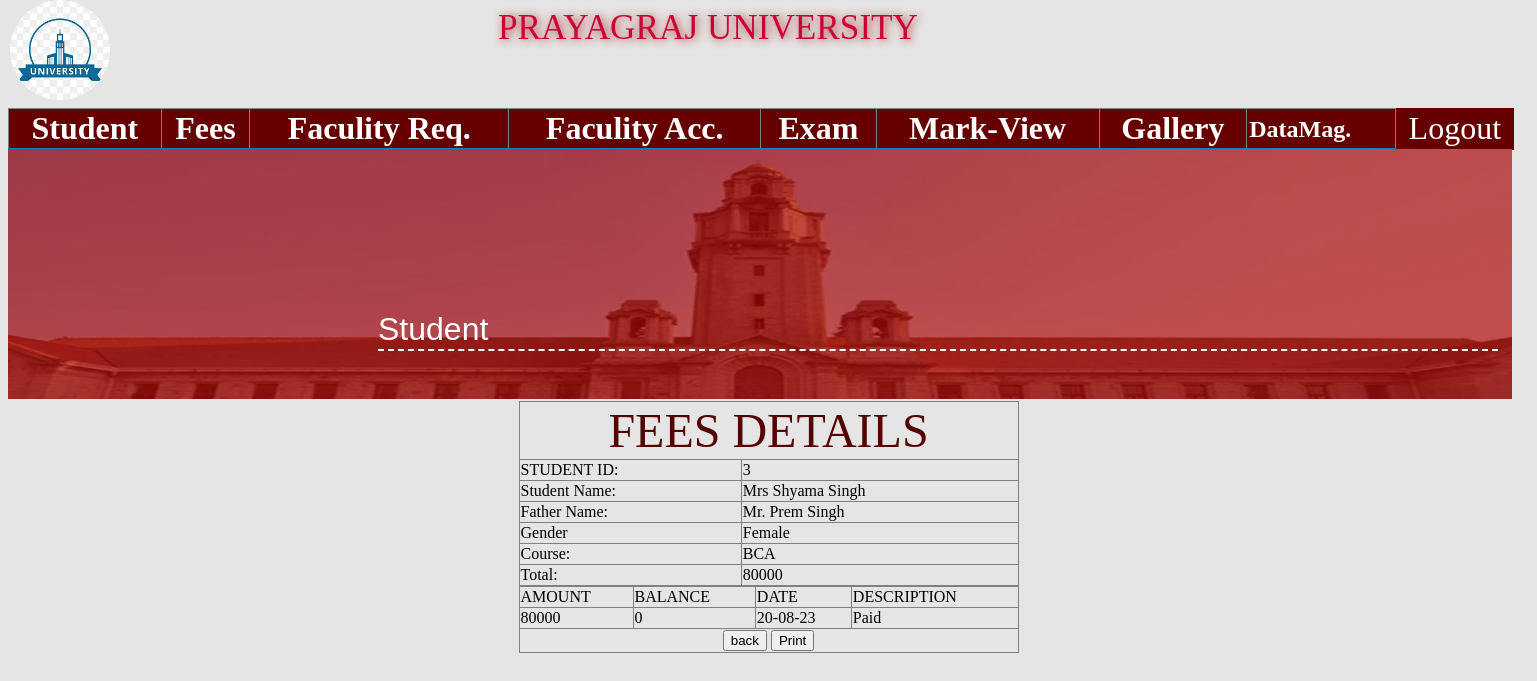
Page /_admin/fees_view.php?st_id=3 on the committed database.
### tables this page shows
CREATE TABLE IF NOT EXISTS `student` (
  `st_id` int(255) NOT NULL auto_increment,
  `st_name` varchar(255) NOT NULL,
  `st_father` varchar(255) NOT NULL,
  `st_phone` varchar(255) NOT NULL,
  `st_email` varchar(255) NOT NULL,
  `st_gender` varchar(255) NOT NULL,
  `st_qualification` varchar(255) NOT NULL,
  `st_dob` varchar(255) NOT NULL,
  `st_doa` varchar(255) NOT NULL,
  `st_course` varchar(255) NOT NULL,
  `st_category` varchar(255) NOT NULL,
  `st_country` varchar(255) NOT NULL,
  `st_state` varchar(255) NOT NULL,
  `st_pincode` varchar(255) NOT NULL,
  `st_image` varchar(255) NOT NULL,
  `st_address1` varchar(255) NOT NULL,
  `st_address2` varchar(255) NOT NULL,
  PRIMARY KEY  (`st_id`)
);

CREATE TABLE IF NOT EXISTS `course` (
  `course_id` int(20) NOT NULL auto_increment,
  `course_name` varchar(255) NOT NULL,
  `course_fees` varchar(255) NOT NULL,
  `course_Dur` varchar(255) NOT NULL,
  `course_eligble` varchar(255) NOT NULL,
  PRIMARY KEY  (`course_id`)
);

CREATE TABLE IF NOT EXISTS `fees` (
  `fees_id` int(255) NOT NULL auto_increment,
  `fees_st_id` int(255) NOT NULL,
  `fees_st_course` varchar(255) NOT NULL,
  `fees_total` varchar(255) NOT NULL,
  `fees_amount` varchar(255) NOT NULL,
  `fees_balance` varchar(255) NOT NULL,
  `fees_date` varchar(255) NOT NULL,
  `fees_desc` varchar(255) NOT NULL,
  PRIMARY KEY  (`fees_id`)
);

### _admin/includes/functions.php (called while the page is built, shortened)
<?php
function get_single_value($table,$col_id,$col_name,$sel){
global $con;
$sql="select $col_name from $table where $col_id='$sel'";
$rs=mysqli_query($con,$sql)or die(mysqli_error($con));
$data=mysqli_fetch_assoc($rs);
return $data[$col_name];
}
?>

### _admin/fees_view.php (the view, shortened to what this page needs)
<?php include("includes/header.php");
$sql="select * from student where st_id='$_REQUEST[st_id]'";
global $con;
$rs= mysqli_query($con,$sql)or die(mysqli_error($con));
$data=mysqli_fetch_assoc($rs);
?>
<form action="lib/student.php" method="post" enctype="multipart/form-data" name="fees_view" id="fees_view" onsubmit="return valid_student(this);">
<div style="position:relative;top:62px;">
<table border="1" width="500" height="auto" align="center" class="fees-view">
<tr>
	 <td colspan="2" valign="top" id="stu-heading" style="text-align:center">FEES DETAILS</td>
</tr>
<tr>
	<td>STUDENT ID:</td>
	<td><?=$data[st_id]?></td>
</tr>
<tr>
	<td>Student Name:</td>
	<td><?=$data[st_name]?></td>
</tr>
<tr>
	<td>Father Name:</td>
	<td><?=$data[st_father]?></td>
</tr>
<tr>
	<td>Gender</td>
	<td><?=$data[st_gender]?></td>
</tr>
<tr>
	<td>Course:</td>
	<td><?=get_single_value("course","course_id","course_name",$data[st_course])?></td>
</tr>
  <tr>
	<td>Total:</td>
	<td><?=get_single_value("course","course_id","course_fees",$data[st_course])?></td>
</tr>
</table>
<table border="1" width="500" align="center" class="fees-view">
<tr>
<td>AMOUNT</td>
<td>BALANCE</td>
<td>DATE</td>
<td>DESCRIPTION</td>
</tr>
<?Php
$sql="select *from fees where fees_st_id='$_REQUEST[st_id]'";
$rs=mysqli_query($con,$sql)or die(mysqli_error($con));
$data=mysqli_fetch_assoc($rs);
$amt=explode(",",$data[fees_amount]);
$dt=explode(",",$data[fees_date]);
$dsc=explode(",",$data[fees_desc]);
$adate=array();
$adsc=array();
$i=0;
foreach($dt as $d){
 $adate[$i]=$d;
 $i++;
}
$i=0;
 foreach($dsc as $ds){
 	$adsc[$i]=$ds;
	$i++;
 }
 $i=0;
 $sum=0;
 $am=$data['fees_total'];
 foreach($amt as $v){
 $sum+=$v;
?>
	<tr>
	<td><?=$v?></td>
	<td><?=($am-$sum)?></td>
	<td><?=$adate[$i]?></td>
	<td><?=$adsc[$i]?></td>
	</tr>
	<?php $i++; }?>
	<tr>
	<td colspan="4">
		<div style="text-align:center;">
		<input type="button" value="back" onclick="javascript:history.back()">
		<input type="button" value="Print" onclick="javascript:printOut()">
		</div>
	</td>
	</tr>
	</table>
	</div>
</form>

### _admin/css/university_css.css (style rules this page uses)
body { background-color:rgba(0,0,0,0.1); }
#stu-heading { background-color:none; color:#550000; font-size: 3em; }
.fees-view { border-collapse:collapse; }

### rows in the picture
student: st_id "3", st_name "Mrs Shyama Singh", st_father "Mr. Prem Singh", st_gender "Female", st_course.course_name "BCA", st_course.course_fees "80000"
fees: fees_amount "80000", $am-$sum "0", i "20-08-23", i "Paid"
